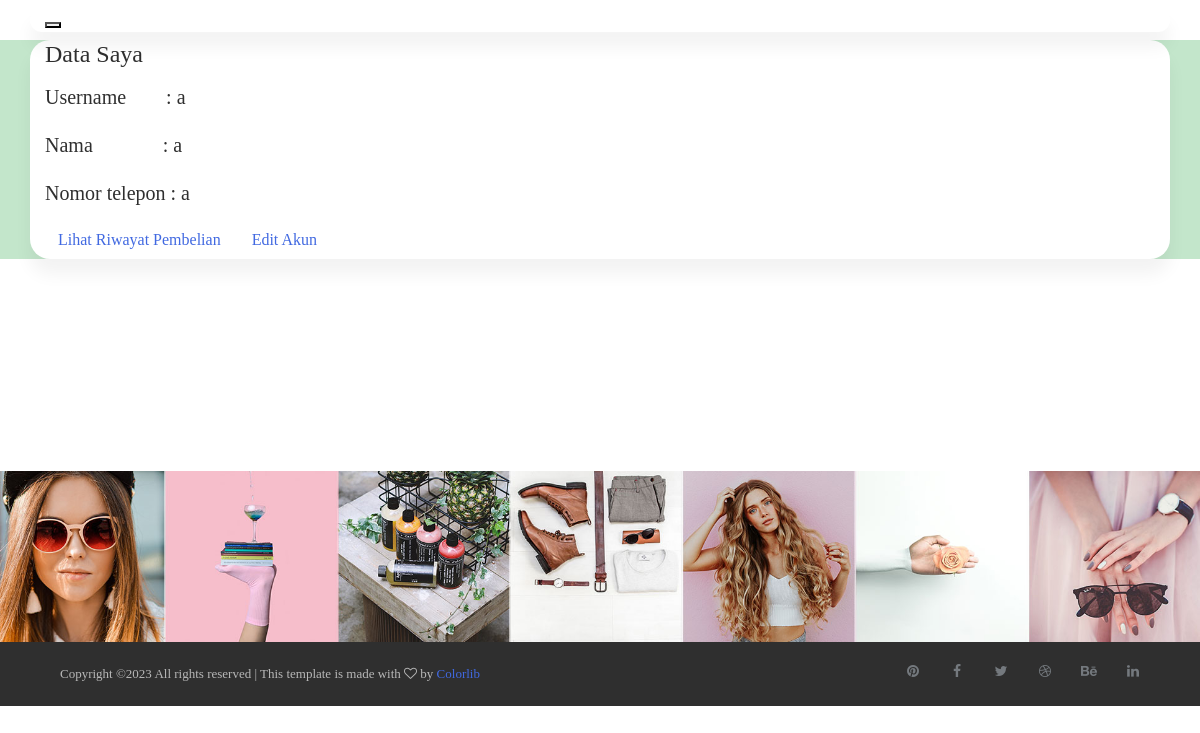
/sepatu/web1/data.php (signed in), run on the app's committed database.
### tables this page shows
CREATE TABLE `pembeli` (
  `ID_pembeli` varchar(10) NOT NULL,
  `nama_pembeli` varchar(20) NOT NULL,
  `no_telepon` varchar(15) NOT NULL,
  `password` varchar(15) NOT NULL
);

### sepatu/web1/data.php (the view, shortened to what this page needs)
<?php
$koneksi= new mysqli("localhost","root","","toko_sepatu");
$benar=$_SESSION['ID_pembeli'];
?>
<!DOCTYPE html>
<html lang="en">
  <head>
    <link href="css/bootstrap.min.css" rel="stylesheet">
	<link rel="stylesheet" href="css/font-awesome.min.css">
	<link rel="stylesheet" href="css/animate.css">
	<link href="css/animate.min.css" rel="stylesheet">
	<link href="css/style.css" rel="stylesheet" />
	<link href="css/style.css" rel="stylesheet" />
	<link href="style.css" rel="stylesheet" type="text/css" />
	<link href="http://localhost/css/style.css" rel="stylesheet" type="text/css" />
  </head>
  <body>
	<header id="header">
        <nav class="navbar navbar-default navbar-static-top" role="banner">
            <div class="container">
                <div class="navbar-header">
                    <button type="button" class="navbar-toggle" data-toggle="collapse" data-target=".navbar-collapse">
                    </button>
                </div>
            </div>
        </nav>
    </header>
	<section class="action">
    <div class="table table-success">
		<div class="container">
			<div class="left-text hidden-xs">
				<h4>Data Saya</h4>
				<?php  $ambil=$koneksi->query("SELECT * FROM pembeli where ID_pembeli='$benar'");
						$sepatu=$ambil->fetch_assoc()?>
				<p>
				<h5>Username &nbsp; &nbsp; &nbsp; &nbsp;: <?php echo $sepatu[ID_pembeli]; ?><br> </br>
					Nama &nbsp; &nbsp; &nbsp; &nbsp; &nbsp; &nbsp; &nbsp;: <?php echo $sepatu[nama_pembeli]; ?> <br> </br>
					Nomor telepon : <?php echo $sepatu[no_telepon]; ?>
				<br></p>
				<a href="http://localhost/sepatu/web1/selesai.php" class="btn btn-default">Lihat Riwayat Pembelian</a>
				<a href="http://localhost/sepatu/web1/editakun.php" class="btn btn-default">Edit Akun</a>
      </div>
			</div>
		</div> </div>
	</section>
	<br></br>
	<br></br>
	<?php	include"footer.php"?>

### daftar1/css/style.css (style rules this page uses)
p { margin-bottom: 0px; font-size: 15px; color: #777; }
body { font-size: 13px; line-height: 1.8; color: #222; background: #f8f8f8; font-weight: 400; font-family: Poppins; }
.container { width: 900px; background: #fff; margin: 0 auto; box-shadow: 0px 15px 16.83px 0.17px rgba(0, 0, 0, 0.05); -moz-box-shadow: 0px 15px 16.83px 0.17px rgba(0, 0, 0, 0.05); -webkit-box-shadow: 0px 15px 16.83px 0.17px rgba(0, 0, 0, 0.05); -o-box-shadow: 0px 15px 16.83px 0.17px rgba(0, 0, 0, 0.05); -ms-box-shadow: 0px 15px 16.83px 0.17px rgba(0, 0, 0, 0.05); border-radius: 20px; -moz-border-radius: 20px; -webkit-border-radius: 20px; -o-border-radius: 20px; -ms-border-radius: 20px; }
@media screen and (max-width: 1200px) { .container { width: calc( 100% - 30px); max-width: 100%; } }
@media screen and (min-width: 1024px) { .container { max-width: 1200px; } }

### sepatu/web1/style.css (style rules this page uses)
body { color: #2f2f2f; font-family: 'HelveticaNeueLTPro-Md'; }
a { color: royalblue; }

### data on the page
pembeli: ID_pembeli "a", nama_pembeli "a", no_telepon "a"
